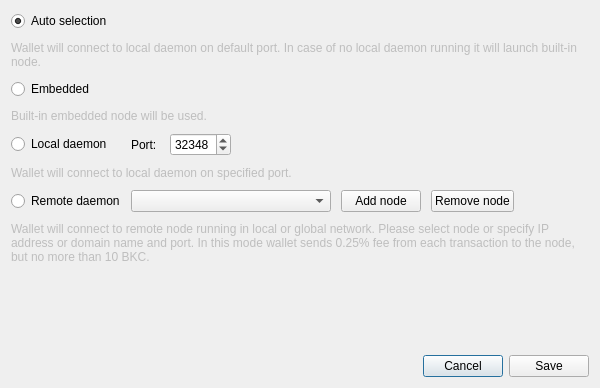
<?xml version="1.0" encoding="UTF-8"?>
<ui version="4.0">
 <class>ConnectionSettingsDialog</class>
 <widget class="QDialog" name="ConnectionSettingsDialog">
  <property name="windowModality">
   <enum>Qt::ApplicationModal</enum>
  </property>
  <property name="geometry">
   <rect>
    <x>0</x>
    <y>0</y>
    <width>600</width>
    <height>388</height>
   </rect>
  </property>
  <property name="windowTitle">
   <string>Connection settings</string>
  </property>
  <layout class="QGridLayout" name="gridLayout_2">
   <item row="2" column="0">
    <layout class="QHBoxLayout" name="horizontalLayout">
     <item>
      <spacer name="horizontalSpacer">
       <property name="orientation">
        <enum>Qt::Horizontal</enum>
       </property>
       <property name="sizeHint" stdset="0">
        <size>
         <width>40</width>
         <height>20</height>
        </size>
       </property>
      </spacer>
     </item>
     <item>
      <widget class="QPushButton" name="connectionCancelButton">
       <property name="text">
        <string>Cancel</string>
       </property>
      </widget>
     </item>
     <item>
      <widget class="QPushButton" name="connectionSaveButton">
       <property name="text">
        <string>Save</string>
       </property>
      </widget>
     </item>
    </layout>
   </item>
   <item row="0" column="0">
    <layout class="QGridLayout" name="gridLayout">
     <property name="sizeConstraint">
      <enum>QLayout::SetMaximumSize</enum>
     </property>
     <property name="verticalSpacing">
      <number>10</number>
     </property>
     <item row="0" column="0">
      <widget class="QRadioButton" name="radioButton_1">
       <property name="enabled">
        <bool>true</bool>
       </property>
       <property name="text">
        <string>Auto selection</string>
       </property>
       <property name="checked">
        <bool>true</bool>
       </property>
      </widget>
     </item>
     <item row="1" column="0" colspan="2">
      <widget class="QLabel" name="label">
       <property name="enabled">
        <bool>false</bool>
       </property>
       <property name="text">
        <string>Wallet will connect to local daemon on default port. In case of no local daemon running it will launch built-in node.</string>
       </property>
       <property name="wordWrap">
        <bool>true</bool>
       </property>
      </widget>
     </item>
     <item row="2" column="0">
      <widget class="QRadioButton" name="radioButton_2">
       <property name="text">
        <string>Embedded</string>
       </property>
      </widget>
     </item>
     <item row="3" column="0" colspan="2">
      <widget class="QLabel" name="label_2">
       <property name="enabled">
        <bool>false</bool>
       </property>
       <property name="text">
        <string>Built-in embedded node will be used.</string>
       </property>
       <property name="wordWrap">
        <bool>true</bool>
       </property>
      </widget>
     </item>
     <item row="4" column="0">
      <widget class="QRadioButton" name="radioButton_3">
       <property name="text">
        <string>Local daemon</string>
       </property>
      </widget>
     </item>
     <item row="4" column="1">
      <layout class="QHBoxLayout" name="horizontalLayout_2">
       <property name="spacing">
        <number>10</number>
       </property>
       <item>
        <widget class="QLabel" name="label_3">
         <property name="text">
          <string>Port: </string>
         </property>
        </widget>
       </item>
       <item>
        <widget class="QSpinBox" name="m_localDaemonPort">
         <property name="minimum">
          <number>0</number>
         </property>
         <property name="maximum">
          <number>65535</number>
         </property>
         <property name="value">
          <number>32348</number>
         </property>
         <property name="displayIntegerBase">
          <number>10</number>
         </property>
        </widget>
       </item>
       <item>
        <spacer name="horizontalSpacer_2">
         <property name="orientation">
          <enum>Qt::Horizontal</enum>
         </property>
         <property name="sizeHint" stdset="0">
          <size>
           <width>40</width>
           <height>20</height>
          </size>
         </property>
        </spacer>
       </item>
      </layout>
     </item>
     <item row="5" column="0" colspan="2">
      <widget class="QLabel" name="label_4">
       <property name="enabled">
        <bool>false</bool>
       </property>
       <property name="text">
        <string>Wallet will connect to local daemon on specified port.</string>
       </property>
       <property name="wordWrap">
        <bool>true</bool>
       </property>
      </widget>
     </item>
     <item row="6" column="0">
      <widget class="QRadioButton" name="radioButton_4">
       <property name="text">
        <string>Remote daemon</string>
       </property>
      </widget>
     </item>
     <item row="6" column="1">
      <layout class="QHBoxLayout" name="horizontalLayout_3">
       <property name="spacing">
        <number>10</number>
       </property>
       <item>
        <widget class="QComboBox" name="remoteNodesComboBox">
         <property name="minimumSize">
          <size>
           <width>200</width>
           <height>0</height>
          </size>
         </property>
         <property name="editable">
          <bool>false</bool>
         </property>
         <property name="insertPolicy">
          <enum>QComboBox::InsertAtTop</enum>
         </property>
        </widget>
       </item>
       <item>
        <widget class="QPushButton" name="addNodeButton">
         <property name="text">
          <string>Add node</string>
         </property>
         <property name="icon">
          <iconset resource="../../resources.qrc">
           <normaloff>:/icons/add</normaloff>:/icons/add</iconset>
         </property>
        </widget>
       </item>
       <item>
        <widget class="QPushButton" name="removeNodeButton">
         <property name="text">
          <string>Remove node</string>
         </property>
         <property name="icon">
          <iconset resource="../../resources.qrc">
           <normaloff>:/icons/remove</normaloff>:/icons/remove</iconset>
         </property>
        </widget>
       </item>
       <item>
        <spacer name="horizontalSpacer_3">
         <property name="orientation">
          <enum>Qt::Horizontal</enum>
         </property>
         <property name="sizeHint" stdset="0">
          <size>
           <width>40</width>
           <height>20</height>
          </size>
         </property>
        </spacer>
       </item>
      </layout>
     </item>
     <item row="7" column="0" colspan="2">
      <widget class="QLabel" name="label_5">
       <property name="enabled">
        <bool>false</bool>
       </property>
       <property name="sizePolicy">
        <sizepolicy hsizetype="Preferred" vsizetype="MinimumExpanding">
         <horstretch>0</horstretch>
         <verstretch>0</verstretch>
        </sizepolicy>
       </property>
       <property name="minimumSize">
        <size>
         <width>0</width>
         <height>40</height>
        </size>
       </property>
       <property name="text">
        <string>Wallet will connect to remote node running in local or global network. Please select node or specify IP address or domain name and port. In this mode wallet sends 0.25% fee from each transaction to the node, but no more than 10 BKC.</string>
       </property>
       <property name="wordWrap">
        <bool>true</bool>
       </property>
      </widget>
     </item>
    </layout>
   </item>
   <item row="1" column="0">
    <spacer name="verticalSpacer">
     <property name="orientation">
      <enum>Qt::Vertical</enum>
     </property>
     <property name="sizeHint" stdset="0">
      <size>
       <width>20</width>
       <height>40</height>
      </size>
     </property>
    </spacer>
   </item>
  </layout>
 </widget>
 <resources>
  <include location="../../resources.qrc"/>
 </resources>
 <connections>
  <connection>
   <sender>connectionCancelButton</sender>
   <signal>clicked()</signal>
   <receiver>ConnectionSettingsDialog</receiver>
   <slot>reject()</slot>
   <hints>
    <hint type="sourcelabel">
     <x>549</x>
     <y>259</y>
    </hint>
    <hint type="destinationlabel">
     <x>338</x>
     <y>140</y>
    </hint>
   </hints>
  </connection>
  <connection>
   <sender>connectionSaveButton</sender>
   <signal>clicked()</signal>
   <receiver>ConnectionSettingsDialog</receiver>
   <slot>accept()</slot>
   <hints>
    <hint type="sourcelabel">
     <x>630</x>
     <y>259</y>
    </hint>
    <hint type="destinationlabel">
     <x>338</x>
     <y>140</y>
    </hint>
   </hints>
  </connection>
  <connection>
   <sender>addNodeButton</sender>
   <signal>clicked()</signal>
   <receiver>ConnectionSettingsDialog</receiver>
   <slot>addNodeClicked()</slot>
   <hints>
    <hint type="sourcelabel">
     <x>361</x>
     <y>153</y>
    </hint>
    <hint type="destinationlabel">
     <x>290</x>
     <y>135</y>
    </hint>
   </hints>
  </connection>
  <connection>
   <sender>removeNodeButton</sender>
   <signal>clicked()</signal>
   <receiver>ConnectionSettingsDialog</receiver>
   <slot>removeNodeClicked()</slot>
   <hints>
    <hint type="sourcelabel">
     <x>459</x>
     <y>177</y>
    </hint>
    <hint type="destinationlabel">
     <x>299</x>
     <y>193</y>
    </hint>
   </hints>
  </connection>
 </connections>
</ui>
